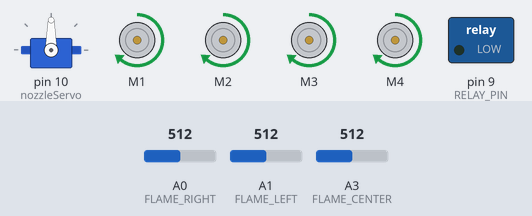
This sketch was run on a simulated Arduino Uno, built with avr-gcc and run on an emulated ATmega328P. Shown: servo, 4 × DC motor (green arrow = forward, orange = backward, longer = faster), switched loads named in the sketch (green lamp = pin HIGH). The inputs (shaded band) are chosen by the test bench; at power-on: A0 (FLAME_RIGHT) = 512, A1 (FLAME_LEFT) = 512, A3 (FLAME_CENTER) = 512. Random numbers use the default seed unless the sketch sets one; what the sketch prints to the serial monitor is not drawn.

Above: at 1.2 s.
1.3 s: A0 (FLAME_RIGHT) set to 486
At 2.9 s:
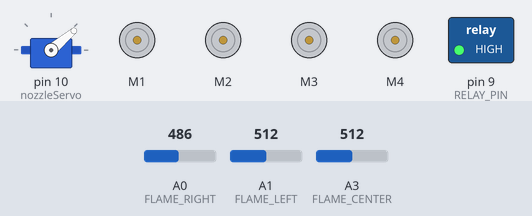
3.2 s: A1 (FLAME_LEFT) set to 483
At 4.3 s:
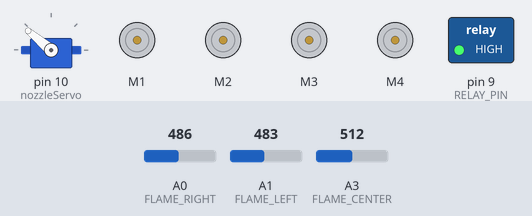
4.9 s: A1 (FLAME_LEFT) set to 510
At 5.7 s:
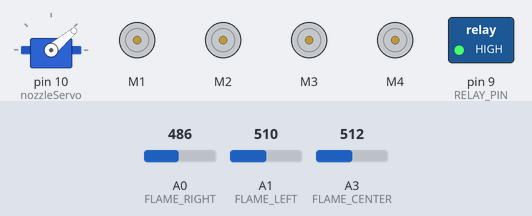
6.6 s: A0 (FLAME_RIGHT) set to 510
At 8.0 s:
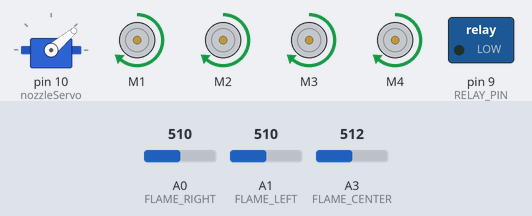
9.6 s: A3 (FLAME_CENTER) set to 485
At 10.8 s:
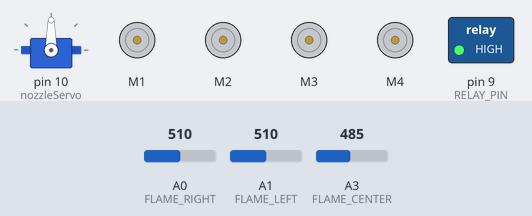
11.3 s: A3 (FLAME_CENTER) set to 510
At 12.1 s:
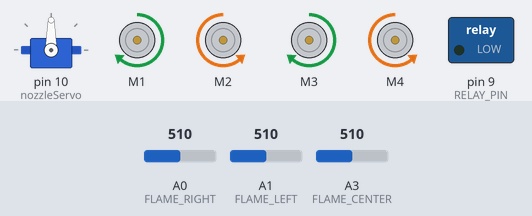
Timing chart, 0 to 31.9 s (numbered marks = the images above; inputs shaded):
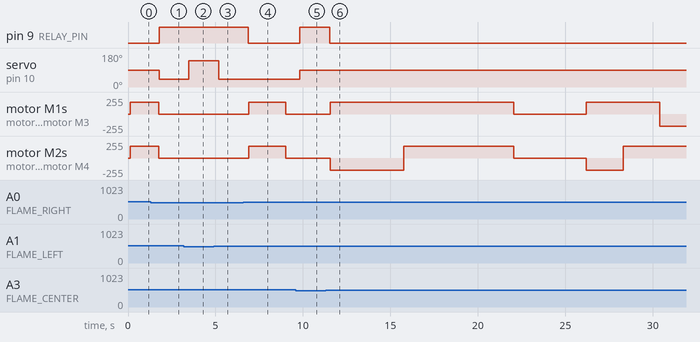

The sketch:

fire_fighting_robot.ino
```cpp
#include <AFMotor.h>
#include <Servo.h>

// ---------------- MOTORS ----------------
AF_DCMotor motor1(1);
AF_DCMotor motor2(2);
AF_DCMotor motor3(3);
AF_DCMotor motor4(4);

// ---------------- SERVO ----------------
Servo nozzleServo;

// ---------------- FLAME SENSORS ----------------
#define FLAME_LEFT   A1
#define FLAME_CENTER A3
#define FLAME_RIGHT  A0

// ---------------- RELAY ----------------
#define RELAY_PIN 9

// 🔥 Threshold
int flameThreshold = 500;

// 🎲 Random movement timing
unsigned long lastMoveChange = 0;
int moveState = 0;

void setup() {
  Serial.begin(9600);

  nozzleServo.attach(10);
  nozzleServo.write(90);

  pinMode(RELAY_PIN, OUTPUT);
  digitalWrite(RELAY_PIN, LOW);

  randomSeed(analogRead(A5)); // random generator

  Serial.println("🔥 Fire Robot + Random Search");
}

void loop() {

  int leftVal   = analogRead(FLAME_LEFT);
  int centerVal = analogRead(FLAME_CENTER);
  int rightVal  = analogRead(FLAME_RIGHT);

  Serial.println("------ SENSOR READINGS ------");
  Serial.print("LEFT   : "); Serial.println(leftVal);
  Serial.print("CENTER : "); Serial.println(centerVal);
  Serial.print("RIGHT  : "); Serial.println(rightVal);

  bool leftFire   = leftVal   < flameThreshold;
  bool centerFire = centerVal < flameThreshold;
  bool rightFire  = rightVal  < flameThreshold;

  Serial.print("Detected -> ");
  Serial.print("L:"); Serial.print(leftFire);
  Serial.print(" C:"); Serial.print(centerFire);
  Serial.print(" R:"); Serial.println(rightFire);

  // 🔥 FIRE DETECTED
  if (leftFire || centerFire || rightFire) {

    Serial.println("🔥 FLAME DETECTED!");

    stopAll();

    if (leftFire) {
      Serial.println("➡️ Flame LEFT");
      nozzleServo.write(140);
    }
    else if (rightFire) {
      Serial.println("➡️ Flame RIGHT");
      nozzleServo.write(40);
    }
    else {
      Serial.println("➡️ Flame CENTER");
      nozzleServo.write(90);
    }

    digitalWrite(RELAY_PIN, HIGH);
    Serial.println("💧 Pump ON");

  }

  // 🔄 NO FLAME → RANDOM MOVEMENT
  else {

    Serial.println("❌ No flame → Random search");
    digitalWrite(RELAY_PIN, LOW);

    // Change movement every 2–4 seconds
    if (millis() - lastMoveChange > 2000) {
      moveState = random(0, 4); // 0–3
      lastMoveChange = millis();

      Serial.print("🎲 New Move: ");
      Serial.println(moveState);
    }

    setSpeedAll(180);

    switch (moveState) {

      case 0: // Forward
        Serial.println("🚗 Forward");
        motor1.run(FORWARD);
        motor2.run(FORWARD);
        motor3.run(FORWARD);
        motor4.run(FORWARD);
        break;

      case 1: // Left
        Serial.println("↩️ Left");
        motor1.run(BACKWARD);
        motor3.run(BACKWARD);
        motor2.run(FORWARD);
        motor4.run(FORWARD);
        break;

      case 2: // Right
        Serial.println("↪️ Right");
        motor1.run(FORWARD);
        motor3.run(FORWARD);
        motor2.run(BACKWARD);
        motor4.run(BACKWARD);
        break;

      case 3: // Stop
        Serial.println("⏹ Stop");
        stopAll();
        break;
    }
  }

  Serial.println("-----------------------------\n");
  delay(300);
}

// ---------------- HELPERS ----------------
void setSpeedAll(int speed) {
  motor1.setSpeed(speed);
  motor2.setSpeed(speed);
  motor3.setSpeed(speed);
  motor4.setSpeed(speed);
}

void stopAll() {
  motor1.run(RELEASE);
  motor2.run(RELEASE);
  motor3.run(RELEASE);
  motor4.run(RELEASE);
}
```

Measured:
- the behaviour switches between 500 and 499 on A0 (FLAME_RIGHT) (found by bisection; images 0 and 1)
- the behaviour switches between 500 and 499 on A1 (FLAME_LEFT) (found by bisection; images 1 and 2)
- the behaviour switches between 500 and 499 on A3 (FLAME_CENTER) (found by bisection; images 4 and 5)
- after the input at 1.3 s, pin 9 (RELAY_PIN): LOW → HIGH after 0.48 s; servo on pin 10 (nozzleServo): 90° → 40° after 0.48 s; motor M1–4: forward 180/255 → stopped after 0.46 s
- after the input at 3.2 s, servo on pin 10 (nozzleServo): 40° → 140° after 0.28 s
- after the input at 4.9 s, servo on pin 10 (nozzleServo): 140° → 40° after 0.28 s
- after the input at 6.6 s, pin 9 (RELAY_PIN): HIGH → LOW after 0.28 s; motor M1–4: stopped → forward 180/255 after 0.31 s, → stopped 2.1 s later
- after the input at 9.6 s, pin 9 (RELAY_PIN): LOW → HIGH after 0.23 s; servo on pin 10 (nozzleServo): 40° → 90° after 0.23 s
- after the input at 11.3 s, pin 9 (RELAY_PIN): HIGH → LOW after 0.22 s; motor M1: stopped → forward 180/255 after 0.26 s, → stopped 10.5 s later, → forward 180/255 4.2 s later, → backward 180/255 4.2 s later
